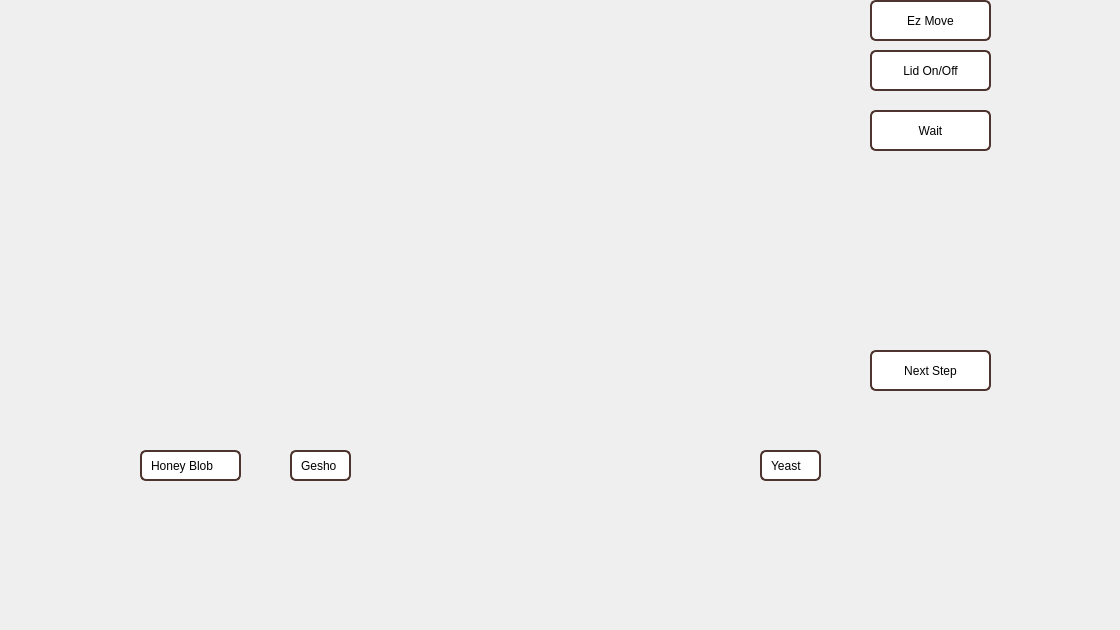
<?xml version="1.0" encoding="UTF-8"?>
<ui version="4.0">
 <class>ethiopiaphysics</class>
 <widget class="QWidget" name="ethiopiaphysics">
  <property name="geometry">
   <rect>
    <x>0</x>
    <y>0</y>
    <width>1120</width>
    <height>630</height>
   </rect>
  </property>
  <property name="windowTitle">
   <string>Form</string>
  </property>
  <widget class="QPushButton" name="nextButton">
   <property name="geometry">
    <rect>
     <x>870</x>
     <y>350</y>
     <width>121</width>
     <height>41</height>
    </rect>
   </property>
   <property name="styleSheet">
    <string notr="true">QPushButton {
    background-color: white;
    color: black;
    border: 2px solid #4e342e;
    border-radius: 6px;
    padding: 6px;
    font: bold 14pt &quot;Georgia&quot;;
}
QPushButton:hover {
    background-color: #a96f4d;
}
QPushButton:disabled {
    background-color: #dddddd;
    color: gray;
    border: 2px solid #999999;
}
</string>
   </property>
   <property name="text">
    <string>Next Step</string>
   </property>
  </widget>
  <widget class="QPushButton" name="lidButton">
   <property name="geometry">
    <rect>
     <x>870</x>
     <y>50</y>
     <width>121</width>
     <height>41</height>
    </rect>
   </property>
   <property name="styleSheet">
    <string notr="true">QPushButton {
    background-color: white;
    color: black;
    border: 2px solid #4e342e;
    border-radius: 6px;
    padding: 6px;
    font: bold 14pt &quot;Georgia&quot;;
}
QPushButton:hover {
    background-color: #a96f4d;
}
QPushButton:disabled {
    background-color: #dddddd;
    color: gray;
    border: 2px solid #999999;
}</string>
   </property>
   <property name="text">
    <string>Lid On/Off</string>
   </property>
  </widget>
  <widget class="QPushButton" name="waitButton">
   <property name="geometry">
    <rect>
     <x>870</x>
     <y>110</y>
     <width>121</width>
     <height>41</height>
    </rect>
   </property>
   <property name="styleSheet">
    <string notr="true">QPushButton {
    background-color: white;
    color: black;
    border: 2px solid #4e342e;
    border-radius: 6px;
    padding: 6px;
    font: bold 14pt &quot;Georgia&quot;;
}
QPushButton:hover {
    background-color: #a96f4d;
}
QPushButton:disabled {
    background-color: #dddddd;
    color: gray;
    border: 2px solid #999999;
}
</string>
   </property>
   <property name="text">
    <string>Wait</string>
   </property>
  </widget>
  <widget class="QPushButton" name="shortcutButton">
   <property name="geometry">
    <rect>
     <x>870</x>
     <y>0</y>
     <width>121</width>
     <height>41</height>
    </rect>
   </property>
   <property name="styleSheet">
    <string notr="true">QPushButton {
    background-color: white;
    color: black;
    border: 2px solid #4e342e;
    border-radius: 6px;
    padding: 6px;
    font: bold 14pt &quot;Georgia&quot;;
}
QPushButton:hover {
    background-color: #a96f4d;
}
QPushButton:disabled {
    background-color: #dddddd;
    color: gray;
    border: 2px solid #999999;
}
</string>
   </property>
   <property name="text">
    <string>Ez Move</string>
   </property>
  </widget>
  <widget class="QLabel" name="honeyLabel">
   <property name="geometry">
    <rect>
     <x>140</x>
     <y>450</y>
     <width>101</width>
     <height>31</height>
    </rect>
   </property>
   <property name="styleSheet">
    <string notr="true">QLabel {
    background-color: white;
    color: black;
    border: 2px solid #4e342e;
    border-radius: 6px;
    padding: 6px;
    font: bold 10pt &quot;Georgia&quot;;
}</string>
   </property>
   <property name="text">
    <string>Honey Blob</string>
   </property>
  </widget>
  <widget class="QLabel" name="geshoLabel">
   <property name="geometry">
    <rect>
     <x>290</x>
     <y>450</y>
     <width>61</width>
     <height>31</height>
    </rect>
   </property>
   <property name="styleSheet">
    <string notr="true">QLabel {
    background-color: white;
    color: black;
    border: 2px solid #4e342e;
    border-radius: 6px;
    padding: 6px;
    font: bold 10pt &quot;Georgia&quot;;
}</string>
   </property>
   <property name="text">
    <string>Gesho</string>
   </property>
  </widget>
  <widget class="QLabel" name="yeastLabel">
   <property name="geometry">
    <rect>
     <x>760</x>
     <y>450</y>
     <width>61</width>
     <height>31</height>
    </rect>
   </property>
   <property name="styleSheet">
    <string notr="true">QLabel {
    background-color: white;
    color: black;
    border: 2px solid #4e342e;
    border-radius: 6px;
    padding: 6px;
    font: bold 10pt &quot;Georgia&quot;;
}</string>
   </property>
   <property name="text">
    <string>Yeast</string>
   </property>
  </widget>
 </widget>
 <resources/>
 <connections/>
</ui>
